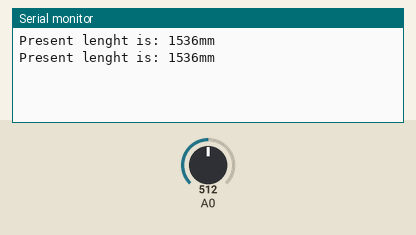
Bench run of a sketch on a simulated Arduino Uno, built with avr-gcc and run on an emulated ATmega328P. Parts: the last lines printed to the serial monitor. The inputs (shaded band) are chosen by the test bench; at power-on: A0 = 512.

Above: at 1.8 s.
1.9 s: A0 set to 716
At 2.8 s:
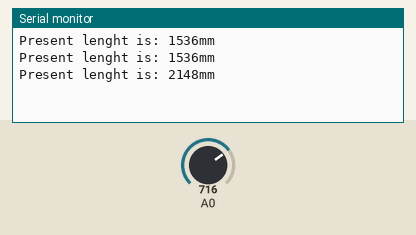
3.4 s: A0 set to 900
At 4.3 s:
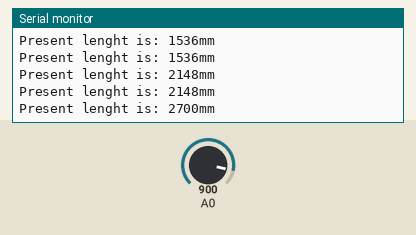
Timing chart, 0 to 6.4 s (numbered marks = the images above; inputs shaded):
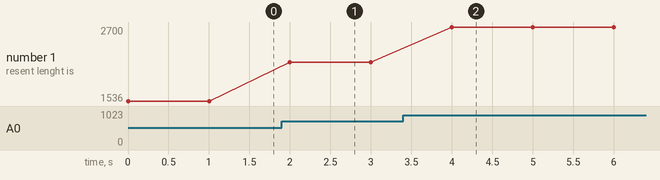

Measured:
- after the input at 1.9 s, the serial monitor: prints a new line after 0.10 s (image 1)
- after the input at 3.4 s, the serial monitor: prints a new line after 0.60 s (image 2)
- plotted number 1: 1536 → 2148 after the input at 1.9 s, 2148 → 2700 after the input at 3.4 s

The sketch:

ultrasonico_analogico.ino
```cpp
unsigned int ADCValue;

void setup() {
  // put your setup code here, to run once:
  Serial.begin(9600);

}

void loop() {
  // put your main code here, to run repeatedly:

  ADCValue = analogRead(0);
  ADCValue *= 3;
  Serial.print("Present lenght is: ");
  Serial.print(ADCValue, DEC);
  Serial.print("mm \n");
  delay(1000);
}
```
